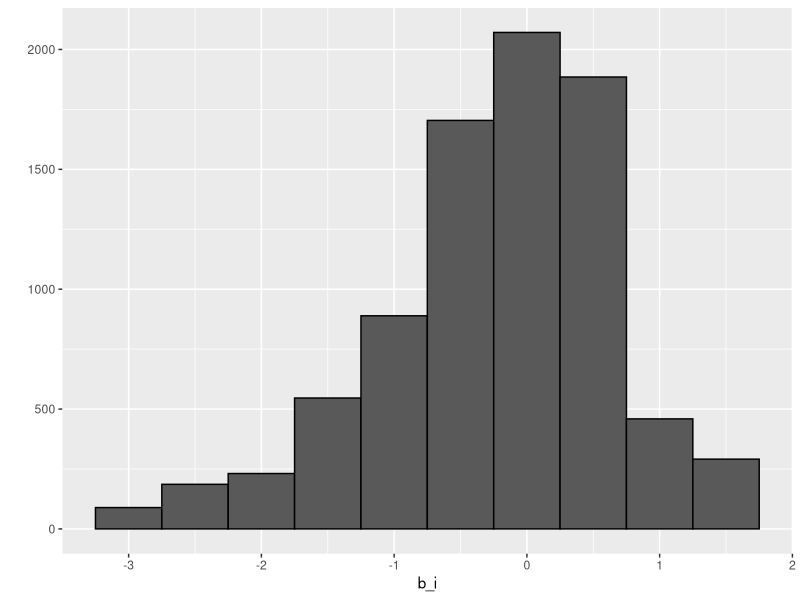
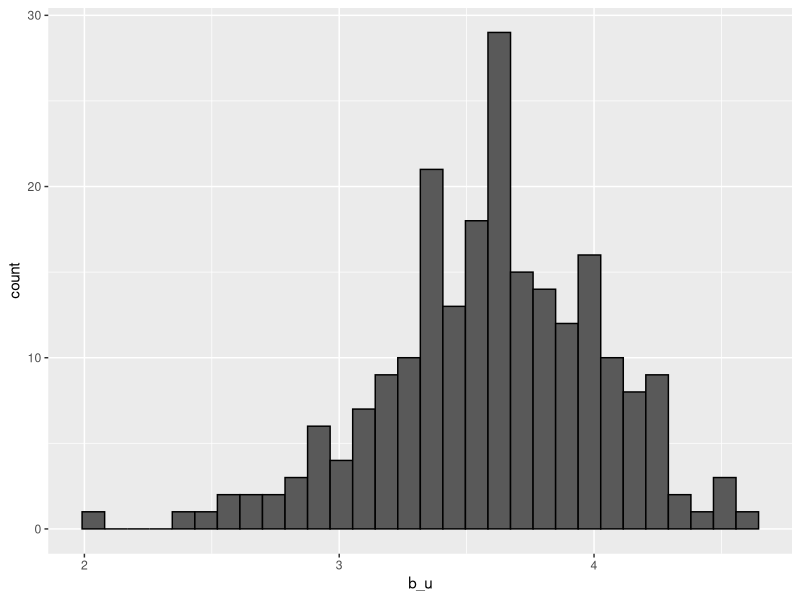
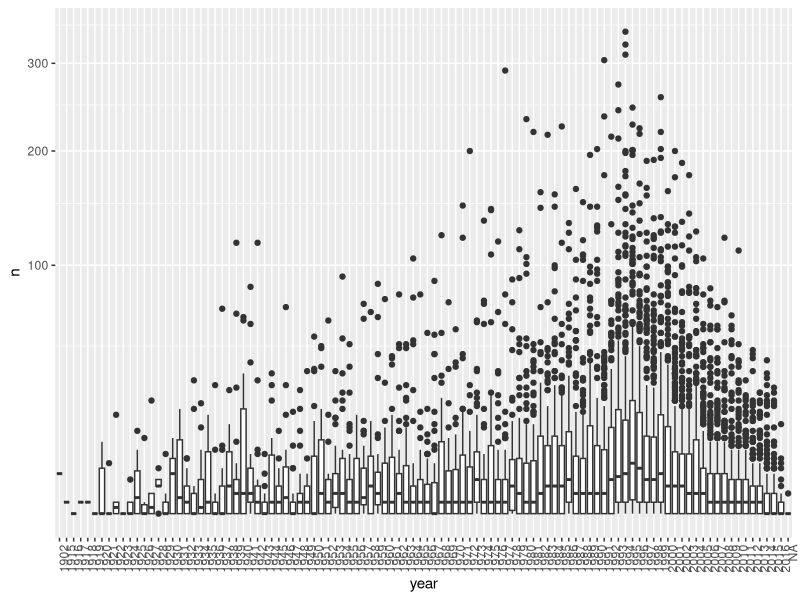
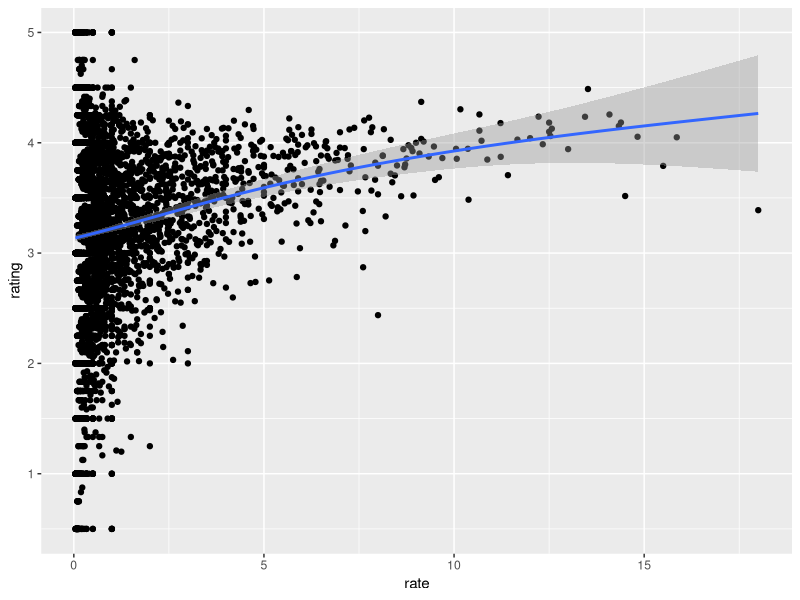
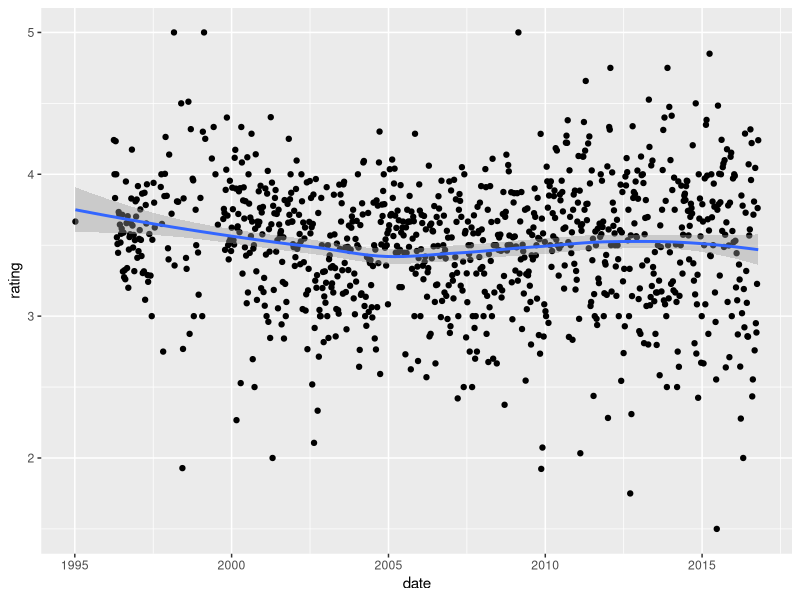
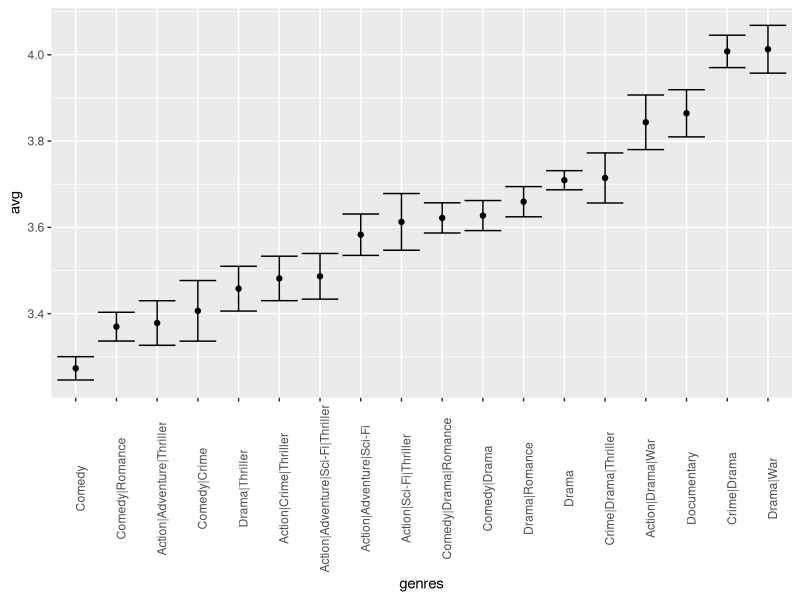
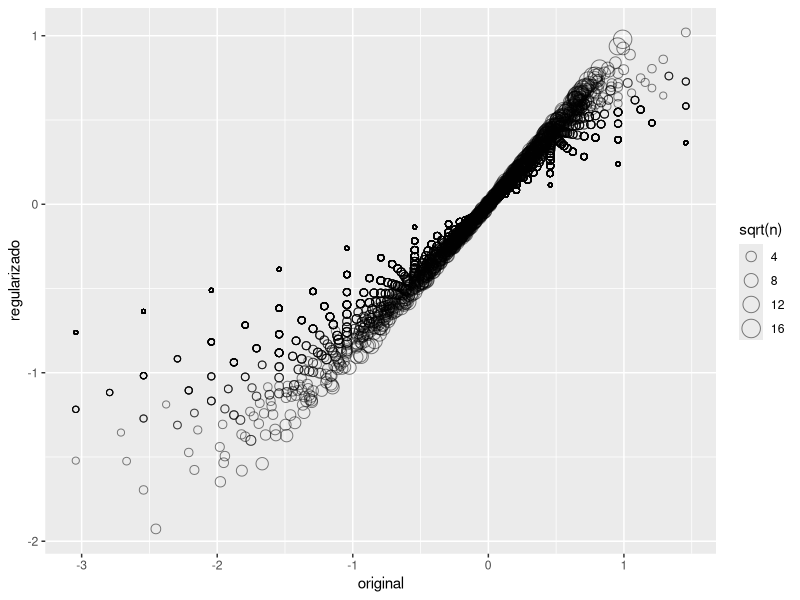

Here is the R script that generated these plots, in order: (Note: this script raises an error after producing the figures.)
library(tidyverse)
library(dslabs)
library(caret)
library(lubridate)
data("movielens")

#para mirar como tabla
movielens %>% as.tibble()

#usuarios unicos
movielens %>%
  summarize(n_users = n_distinct(userId),
            n_movies = n_distinct(movieId))

set.seed(755)
test_index <- createDataPartition(y = movielens$rating,
                                  times = 1, p = 0.2,
                                  list = FALSE)

train_set <- movielens[-test_index,]
test_set <- movielens[test_index,]

#se deben eliminar en el set de evaluación las peliculas
#que no tienen evaluación en el set de entrenamiento

test_set <- test_set %>%
  semi_join(train_set, by = "movieId") %>%
  semi_join(train_set, by = "userId")

#RMSE
RMSE <- function(true_ratings, predicted_ratings){
  sqrt(mean((true_ratings - predicted_ratings)^2))
}

#primer modelo de recomendación
#promedio de todas las calificaciones de las peliculas
mu_hat <- mean(train_set$rating)
mu_hat

#se aplica a todas las calificaciones desconocidas el mu_hat
naive_rmse <- RMSE(test_set$rating,mu_hat)
naive_rmse

#ese resultado es muy inocente y se puede mejorar
#pero que se ponga el resultado en una tabla para comparar

rmse_results <- tibble(method = "Solo el promedio", RMSE = naive_rmse)

rmse_results
#PERO EL RESULTADO DEL PROMEDIO AÚN ES MEJOR QUE UN RESULTADO AL AZAR
#por ejemplo si se replica el 3 en cada una de las peliculas
#que tienen rating y luego se compara con lo efectivamente puesto

alazar <- rep(3, nrow(test_set))
RMSE(test_set$rating, alazar)

#?lm
#midiendo con modelo lineal para 
#ver por promedio simple las calificaciones
#de cada una de las películas
#pero no es lo mejor con lm porque tarda mucho
#fit <- lm(rating ~ as.factor(movieId), data = movielens)

#se podría hacer con un promedio simple de cada una de las películas
mu <- mean(train_set$rating)
mu
#si restamos el mu del ratig. querria
#decir que la calificación máxima sería 1.5

movie_avgs <- train_set %>%
  group_by(movieId) %>%
  summarize(b_i = mean(rating  - mu))

qplot(b_i, data = movie_avgs, bins = 10, color = I("black"))

predicted_ratings <- mu + test_set %>%
  left_join(movie_avgs, by="movieId") %>%
  pull (b_i)

RMSE(predicted_ratings, test_set$rating)

#ya existe mejora a un promedio simple

#ver si hay algún efecto de usuario
#cuál es la calificación promedio de aquellos usuarios
#que han calificado más de 100 películas

train_set %>%
  group_by(userId) %>%
  filter(n()>=100) %>%
  summarize(b_u = mean(rating)) %>%
  ggplot(aes(b_u)) +
  geom_histogram(bins = 30, color = "black")

#entonces lo que se tendría que hacer es 
#es una modelación lineal lm 
#lm(rating ~ as.factor(movieId) + as.factor(userId))

#pero sería lento, entonces lo que se hará es una aproximación
#calculo de mu y rating de peli y estimando al usuario

user_avgs <- train_set %>%
  left_join(movie_avgs, by = "movieId") %>%
  group_by(userId) %>%
  summarize(b_u = mean(rating - mu - b_i))

#ahora construyendo los predictores y ver si mejora el RMSE
predicted_ratings <- test_set %>%
  left_join(movie_avgs, by="movieId") %>%
  left_join(user_avgs, by= "userId") %>%
  mutate(pred = mu + b_i + b_u) %>%
  pull(pred)

RMSE(predicted_ratings, test_set$rating)


#ME HE QUEDADO EN LA PAGINA 679
#EL APARTADO 33.8
#Q1. Compute the number of ratings for each movie and then plot it against the year the movie came out. Use the square root transformation on the counts.
#What year has the highest median number of ratings?

movielens %>% group_by(movieId) %>%
  summarize(n = n(), year = as.character(first(year))) %>%
  qplot(year, n, data = ., geom = "boxplot") +
  coord_trans(y = "sqrt") +
  theme(axis.text.x = element_text(angle = 90, hjust = 1))

#2. Vemos que, en promedio, las películas que salieron después de 1993 obtienen más calificaciones. También vemos que con las películas más nuevas, a partir de 1993, el número de
#calificaciones disminuye con el año: entre más reciente sea una película, menos tiempo han
#tenido los usuarios para calificarla.
#Entre las películas que salieron en 1993 o más tarde, ¿cuáles son las 25 películas con más
#calificaciones por año? Además, indique la calificación promedio.

movielens %>%
  filter(year >= 1993) %>%
  group_by(movieId) %>%
  summarize(n = n(), years = 2018 - first(year),
            title = title[1],
            rating = mean(rating)) %>%
  mutate(rate = n/years) %>%
  top_n(25, rate) %>%
  arrange(desc(rate))

#3. De la tabla construida en el ejemplo anterior, vemos que las películas mejor calificadas
#tienden a tener calificaciones superiores al promedio. Esto no es sorprendente: más personas
#ven películas populares. Para confirmar esto, estratifique las películas posteriores a 1993 por
#calificaciones por año y calcule sus calificaciones promedio. Haga un gráfico de la calificación
#promedio versus calificaciones por año y muestre un estimador de la tendencia.

movielens %>%
  filter(year >= 1993) %>%
  group_by(movieId) %>%
  summarize(n = n(), years = 2017 - first(year),
            title = title[1],
            rating = mean(rating)) %>%
  mutate(rate = n/years) %>%
  ggplot(aes(rate, rating)) +
  geom_point() +
  geom_smooth()

#Q5. The movielens dataset also includes a time stamp. This variable represents the time and data in which the rating was provided. The units are seconds since January 1, 1970. Create a new column date with the date.

movielens <- mutate(movielens, date = as_datetime(timestamp))

head(movielens)

#6. Calcule la calificación promedio de cada semana y calcule este promedio para cada día.
#Sugerencia: use la función round_date antes de group_by.

movielens %>% mutate(date = round_date(date, unit = "week")) %>%
  group_by(date) %>%
  summarize(rating = mean(rating)) %>%
  ggplot(aes(date, rating)) +
  geom_point() +
  geom_smooth()

#7. El gráfico muestra alguna evidencia de un efecto temporero. Si definimos 𝑑𝑢,𝑖 como el día
#que el usuario 𝑢 hizo su calificación de la película 𝑖, ¿cuál de los siguientes modelos es el
#más apropiado?

#d. 𝑌𝑢,𝑖 = 𝜇 + 𝑏𝑖 + 𝑏𝑢 + 𝑓(𝑑𝑢,𝑖) + 𝜀𝑢,𝑖, con 𝑓 una función suave de 𝑑𝑢,𝑖.

#8 8. Los datos movielens también tienen un columna genres. Esta columna incluye todos
#los géneros que aplican a la película. Algunas películas pertenecen a varios géneros. Defina
#una categoría como cualquier combinación que aparezca en esta columna. Mantenga solo
#categorías con más de 1,000 calificaciones. Luego, calcule el promedio y error estándar para
#cada categoría. Grafique estos usando diagramas de barras de error.

movielens %>% group_by(genres) %>%
  summarize(n = n(), avg = mean(rating), se = sd(rating)/sqrt(n())) %>%
  filter(n >= 1000) %>%
  mutate(genres = reorder(genres, avg)) %>%
  ggplot(aes(x = genres, y = avg, ymin = avg - 2*se, ymax = avg + 2*se)) +
  geom_point() +
  geom_errorbar() +
  theme(axis.text.x = element_text(angle = 90, hjust = 0.5))

#33.9 Regularización
#probemos con sólo el b_i para seleccionar los errores de peliculas
test_set %>%
  left_join(movie_avgs, by= "movieId") %>%
  mutate(residual = rating - (mu + b_i)) %>%
  arrange(desc(abs(residual))) %>%
  slice(1:10) %>%
  pull (title)

test_set %>% 
  left_join(movie_avgs, by='movieId') %>%
  mutate(residual = rating - (mu + b_i)) %>%
  arrange(desc(abs(residual))) %>%  
  slice(1:10) %>% 
  pull(title)

movie_titles <- movielens %>% 
  select(movieId, title) %>%
  distinct()

#segun el primer estimador, las 10 mejores peliculas

movie_avgs %>% left_join(movie_titles, by="movieId") %>%
  arrange(desc(b_i)) %>% 
  slice(1:10)  %>% 
  pull(title)

#segun el primer estimador, las 10 peores peliculas

movie_avgs %>% left_join(movie_titles, by="movieId") %>%
  arrange(b_i) %>% 
  slice(1:10)  %>% 
  pull(title)

#todas desconocidas, ver la frecuencia de calificación

train_set %>% count(movieId) %>%
  left_join(movie_avgs, by="movieId") %>%
  left_join(movie_titles, by= "movieId") %>%
  arrange(desc(b_i)) %>%
  slice(1:10) %>%
  pull(n)

train_set %>% count(movieId) %>%
  left_join(movie_avgs, by="movieId") %>%
  left_join(movie_titles, by= "movieId") %>%
  arrange(b_i) %>%
  slice(1:10) %>%
  pull(n)

#penalizando a las pelis que no tienen muchas valoraciones

lambda <- 3

mu <- mean(train_set$rating)

#regularizando los promedios de las peliculas
movie_reg_avgs <- train_set %>%
  group_by(movieId) %>%
  summarize(b_i = sum(rating - mu)/(n()+lambda), n_i = n())

#comparación de los promedios simples y los regularizados

tibble(original = movie_avgs$b_i,
       regularizado = movie_reg_avgs$b_i,
       n = movie_reg_avgs$n_i) %>%
  ggplot(aes(original, regularizado, size=sqrt(n))) +
  geom_point(shape=1, alpha=0.5)

#ahora veamos las 10 mejores peliculas
train_set %>%
  count(movieId) %>%
  left_join(movie_reg_avgs, by = "movieId") %>%
  left_join(movie_titles, by = "movieId") %>%
  arrange(desc(b_i)) %>%
  slice(1:10) %>%
  pull(title)

#las peores peliculas
train_set %>%
  count(movieId) %>%
  left_join(movie_reg_avgs, by = "movieId") %>%
  left_join(movie_titles, by = "movieId") %>%
  arrange(b_i) %>%
  slice(1:10) %>%
  pull(title)

#los resultados mejoraron?
predicted_ratings_con_penalizacion <- test_set %>%
  left_join(movie_reg_avgs, by="movieId") %>%
  mutate(pred = mu + b_i) %>%
  pull (pred)
RMSE(predicted_ratings_con_penalizacion, test_set$rating)

#pero como se podría elegir la cantidad para penalizar
#como podríamos saber los valores de ajuste lambda
#validación cruzada

lambdas <- seq(0,10,0.25)
mu <- mean(train_set$rating)
solo_la_suma <- train_set %>%
  group_by(movieId) %>%
  summarize(s = sum(rating - mu), n_i = n())

rmses <- sapply(lambdas, function(l){
  predicted_ratings <- test_set %>%
    left_join(solo_la_suma, by="movieId") %>%
    mutate(b_i = s/(n_i+1)) %>%
    mutate(pred = mu + b_i) %>%
    pull(pred)
  return(RMSE(predicted_ratings, test_set$rating))
})
rmses <- sapply(lambdas, function(l){
  predicted_ratings <- test_set %>%
    left_join(just_the_sum, by='movieId') %>%
    mutate(b_i = s/(n_i+l)) %>%
    mutate(pred = mu + b_i) %>%
    pull(pred)
  return(RMSE(predicted_ratings, test_set$rating))
})

just_the_sum <- train_set %>%
  group_by(movieId) %>%
  summarize(s = sum(rating - mu), n_i = n())
rmses <- sapply(lambdas, function(l){
  predicted_ratings <- test_set %>%
    left_join(just_the_sum, by='movieId') %>%
    mutate(b_i = s/(n_i+l)) %>%
    mutate(pred = mu + b_i) %>%
    pull(pred)
  return(RMSE(predicted_ratings, test_set$rating))
})
qplot(lambdas, rmses)
lambdas[which.min(rmses)]

#el anterior ejemplo solo es para fines ilustrativos. en realdiad se tendría que hacer con solo el set de entrenamiento

lambdas <- seq(0, 10, 0.25)
rmses <- sapply(lambdas, function(l){
  mu <- mean(train_set$rating)
  b_i <- train_set %>%
    group_by(movieId) %>%
    summarize(b_i = sum(rating - mu)/(n()+l))
  b_u <- train_set %>%
    left_join(b_i, by="movieId") %>%
    group_by(userId) %>%
    summarize(b_u = sum(rating - b_i - mu)/(n()+l))
  predicted_ratings <-
    test_set %>%
    left_join(b_i, by = "movieId") %>%
    left_join(b_u, by = "userId") %>%
    mutate(pred = mu + b_i + b_u) %>%
    pull(pred)
  return(RMSE(predicted_ratings, test_set$rating))
})
qplot(lambdas, rmses)

lambda <- lambdas[which.min(rmses)]
lambda

#ME QUEDE EN 33.11 PAGINA 688
